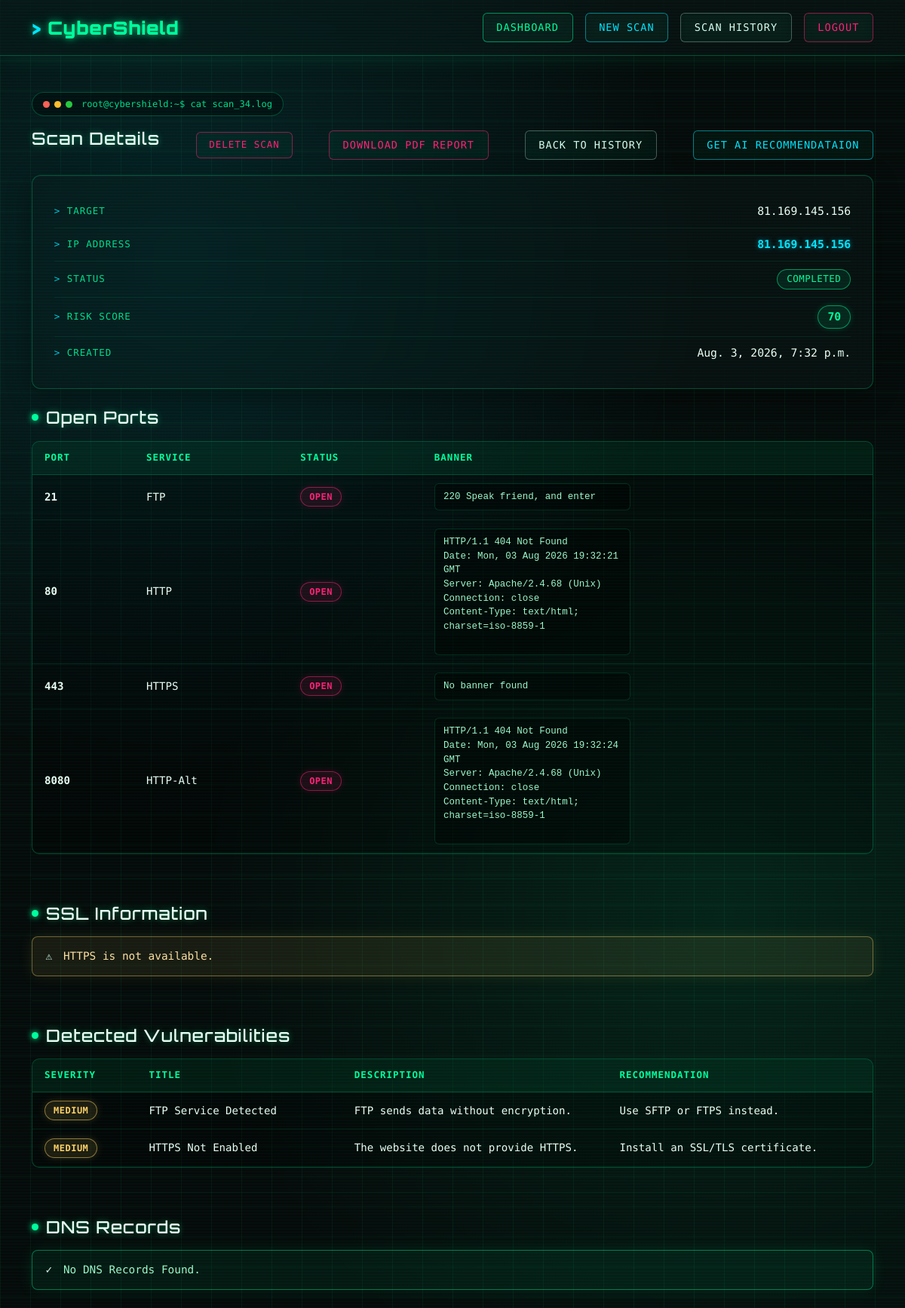
Page /scanner/34/ (signed in) on the committed database.
### scanner/models.py (models this page shows, shortened)
class Scan(models.Model):
    SCAN_TYPES = [
        ("website", "Website"),
        ("ip", "IP Address"),
        ("domain", "Domain"),
    ]
    STATUS = [
        ("pending", "Pending"),
        ("running", "Running"),
        ("completed", "Completed"),
        ("failed", "Failed"),
    ]
    user = models.ForeignKey(
        User,
        on_delete=models.CASCADE
    )
    target = models.CharField(max_length=255)
    ip_address = models.GenericIPAddressField(
    null=True,
    blank=True
    )
    scan_type = models.CharField(
        max_length=20,
        choices=SCAN_TYPES
    )
    status = models.CharField(
        max_length=20,
        choices=STATUS,
        default="pending"
    )
    risk_score = models.IntegerField(default=0)
    ssl_enabled = models.BooleanField(default=False)
    ssl_issuer = models.CharField(
        max_length=255,
        blank=True
    )
    ssl_expiry = models.DateTimeField(
        null=True,
        blank=True
    )
    tls_version = models.CharField(
        max_length=50,
        blank=True
    )
    ai_recommendation = models.TextField(
        blank=True,
        null=True,
    )
    ai_generated_at = models.DateTimeField(
        blank=True,
        null=True,
    )
    created_at = models.DateTimeField(auto_now_add=True)
    completed_at = models.DateTimeField(
        null=True,
        blank=True
    )

class PortResult(models.Model):
    scan = models.ForeignKey(
        Scan,
        on_delete=models.CASCADE,
        related_name="ports"
    )
    port = models.IntegerField()
    service = models.CharField(
        max_length=100
    )
    status = models.CharField(
        max_length=20,
        default="Open"
    )
    banner = models.TextField(
        blank=True,
        null=True
    )
    version = models.CharField(
        max_length=255,
        blank=True
    )

class Vulnerability(models.Model):
    SEVERITY = [
        ("Critical", "Critical"),
        ("High", "High"),
        ("Medium", "Medium"),
        ("Low", "Low"),
        ("Info", "Info"),
    ]
    scan = models.ForeignKey(
        Scan,
        on_delete=models.CASCADE,
        related_name="vulnerabilities"
    )
    title = models.CharField(max_length=200)
    severity = models.CharField(
        max_length=20,
        choices=SEVERITY
    )
    port = models.IntegerField(
        null=True,
        blank=True
    )
    service = models.CharField(
        max_length=100,
        blank=True
    )
    description = models.TextField()
    recommendation = models.TextField()

### scanner/views.py (the view)
# urls.py: path("<int:scan_id>/", scan_detail, name="scan_detail"),
@login_required
def scan_detail(request, scan_id):
    scan = get_object_or_404(
        Scan,
        id=scan_id,
        user=request.user
    )
    ports = scan.ports.all()
    vulnerabilities = scan.vulnerabilities.all()
    dns_records = scan.dns_records.all()
    return render(
        request,
        "scanner/detail.html",
        {
            "scan": scan,
            "ports": ports,
            "vulnerabilities": vulnerabilities,
            "dns_records": dns_records,
        },
    )

### scanner/templates/scanner/detail.html (shortened to what this page needs)
{% extends "base.html" %}
{% block content %}
<div class="terminal-tag mb-3">
    <span class="dot dot-red"></span>
    <span class="dot dot-yellow"></span>
    <span class="dot dot-green"></span>
    <span class="terminal-path">root@cybershield:~$ cat scan_{{ scan.id }}.log</span>
</div>
<div class="page-header">
    <h2 class="section-title">Scan Details</h2>
    <a href="{% url 'delete_scan' scan.id %}" class="btn btn-danger glow-btn delete-scan-btn">
        Delete Scan
    </a>
    <a href="{% url 'download_report' scan.id %}" class="btn btn-danger glow-btn">
        Download PDF Report
    </a>
    <a href="{% url 'scan_history' %}" class="btn btn-secondary glow-btn">
        Back to History
    </a>
    <a href="{% url 'generate_ai_recommendation' scan.id %}" class="btn btn-primary btn-glow" id="aiRecommendBtn">Get AI Recommendataion</a>
</div>
<div class="glass-panel detail-card mb-4">
    <div class="card-body">
        <div class="detail-row">
            <span class="detail-label">Target</span>
            <span class="detail-value">{{ scan.target }}</span>
        </div>
        <div class="detail-row">
            <span class="detail-label">IP Address</span>
            <span class="detail-value ip-value">{{ scan.ip_address|default:"—" }}</span>
        </div>
        <div class="detail-row">
            <span class="detail-label">Status</span>
            <span class="detail-value">
                <span class="status-pill status-{{ scan.status|lower }}">{{ scan.status }}</span>
            </span>
        </div>
        <div class="detail-row">
            <span class="detail-label">Risk Score</span>
            <span class="detail-value">
                <span class="risk-badge">{{ scan.risk_score }}</span>
            </span>
        </div>
        <div class="detail-row">
            <span class="detail-label">Created</span>
            <span class="detail-value">{{ scan.created_at }}</span>
        </div>
    </div>
</div>
<h3 class="section-title"><span class="pulse-dot"></span> Open Ports</h3>
<div class="table-wrap mb-4">
    <div class="table-scroll">
        <table class="table cyber-table mb-0">
            <thead>
                <tr>
                    <th>Port</th>
                    <th>Service</th>
                    <th>Status</th>
                    <th>Banner</th>
                </tr>
            </thead>
            <tbody>
                {% for port in ports %}
                <tr>
                    <td class="port-cell">{{ port.port }}</td>
                    <td>{{ port.service }}</td>
                    <td>
                        <span class="status-badge-danger">{{ port.status }}</span>
                    </td>
                    <td>
                        <pre class="banner-pre">{{ port.banner|default:"No banner found" }}</pre>
                    </td>
                </tr>
                {% empty %}
                <tr>
                    <td colspan="4" class="text-center empty-row">
                        No ports found.
                    </td>
                </tr>
                {% endfor %}
            </tbody>
        </table>
    </div>
</div>
<hr class="cyber-divider">
<h3 class="section-title"><span class="pulse-dot"></span> SSL Information</h3>
{% if scan.ssl_enabled %}
<div class="table-wrap mb-4">
    <div class="table-scroll">
        <table class="table cyber-table cyber-table-kv mb-0">
            <tr>
                <th>HTTPS</th>
                <td><span class="status-badge-success">Enabled</span></td>
            </tr>
            <tr>
                <th>TLS Version</th>
                <td>{{ scan.tls_version|default:"—" }}</td>
            </tr>
            <tr>
                <th>Issuer</th>
                <td>{{ scan.ssl_issuer|default:"—" }}</td>
            </tr>
            <tr>
                <th>Expires</th>
                <td>{{ scan.ssl_expiry|default:"—" }}</td>
            </tr>
        </table>
    </div>
</div>
{% else %}
<div class="cyber-alert cyber-alert-warning mb-4">
    <span class="alert-icon">⚠</span> HTTPS is not available.
</div>
{% endif %}
<hr class="cyber-divider">
<h3 class="section-title"><span class="pulse-dot"></span> Detected Vulnerabilities</h3>
{% if vulnerabilities %}
<div class="table-wrap mb-4">
    <div class="table-scroll">
        <table class="table cyber-table mb-0">
            <thead>
                <tr>
                    <th>Severity</th>
                    <th>Title</th>
                    <th>Description</th>
                    <th>Recommendation</th>
                </tr>
            </thead>
            <tbody>
                {% for v in vulnerabilities %}
                <tr>
                    <td>
                        {% if v.severity == "High" %}
                        <span class="status-badge-danger">{{ v.severity }}</span>
                        {% elif v.severity == "Medium" %}
                        <span class="status-badge-warning">{{ v.severity }}</span>
                        {% else %}
                        <span class="status-badge-success">{{ v.severity }}</span>
                        {% endif %}
                    </td>
                    <td>{{ v.title }}</td>
                    <td class="wrap-cell">{{ v.description }}</td>
                    <td class="wrap-cell">{{ v.recommendation }}</td>
                </tr>
                {% endfor %}
            </tbody>
        </table>
    </div>
</div>
{% else %}
<div class="cyber-alert cyber-alert-success mb-4">
    <span class="alert-icon">✓</span> No vulnerabilities detected.
</div>
{% endif %}
<hr class="cyber-divider">
<h3 class="section-title">
    <span class="pulse-dot"></span>
    DNS Records
</h3>
{% if dns_records %}
<div class="table-wrap mb-4">
    <div class="table-scroll">
        <table class="table cyber-table mb-0">
            <thead>
                <tr>
                    <th>Record Type</th>
                    <th>Value</th>
                </tr>
            </thead>
            <tbody>
            {% for record in dns_records %}
                <tr>
                    <td>{{ record.record_type }}</td>
                    <td class="wrap-cell">{{ record.value }}</td>
                </tr>
            {% endfor %}
            </tbody>
        </table>
    </div>
</div>
{% else %}
<div class="cyber-alert cyber-alert-success mb-4">
    <span class="alert-icon">✓</span>
    No DNS Records Found.
</div>
{% endif %}
{% endblock %}

### templates/base.html (style rules this page uses)
:root { --neon-green: #00ff9d; --neon-cyan: #00e5ff; --neon-pink: #ff2079; --glass-bg: rgba(15, 25, 25, 0.45); --glass-border: rgba(0, 255, 157, 0.25); --bg-dark: #060a0a; --bs-body-color: #d7fff0; --bs-body-color-rgb: 215, 255, 240; --bs-emphasis-color: #eafff5; --bs-secondary-color: rgba(215, 255, 240, 0.65); --bs-tertiary-color: rgba(215, 255, 240, 0.45); --bs-heading-color: #eafff5; --bs-link-color: #00e5ff; --bs-link-color-rgb: 0, 229, 255; --bs-link-hover-color: #00ff9d; --bs-card-color: #d7fff0; --bs-card-cap-color: #eafff5; --bs-card-bg: transparent; --bs-card-border-color: rgba(0, 255, 157, 0.25); --bs-table-color: #d7fff0; --bs-table-bg: transparent; --bs-table-border-color: rgba(0, 255, 157, 0.15); --bs-table-striped-color: #d7fff0; --bs-table-striped-bg: rgba(0, 255, 157, 0.04); --bs-table-hover-color: #eafff5; --bs-table-hover-bg: rgba(0, 255, 157, 0.06); --bs-form-control-color: #eafff5; --bs-form-select-color: #eafff5; --bs-alert-bg: transparent; --bs-alert-border-color: transparent; }
* { box-sizing: border-box; }
html, body { min-height: 100%; }
body { background-color: var(--bg-dark); background-image: linear-gradient(rgba(0, 255, 157, 0.06) 1px, transparent 1px), linear-gradient(90deg, rgba(0, 255, 157, 0.06) 1px, transparent 1px), radial-gradient(circle at 20% 20%, rgba(0, 229, 255, 0.12), transparent 40%), radial-gradient(circle at 80% 70%, rgba(0, 255, 157, 0.10), transparent 45%); background-size: 40px 40px, 40px 40px, cover, cover; color: #d7fff0; font-family: 'Share Tech Mono', monospace; min-height: 100vh; position: relative; overflow-x: hidden; }
body::before { content: ""; position: fixed; inset: 0; pointer-events: none; background: repeating-linear-gradient( 0deg, rgba(0, 255, 157, 0.03) 0px, rgba(0, 255, 157, 0.03) 1px, transparent 2px, transparent 4px ); z-index: 1000; }
h1, h2, h3, h4, h5, h6, .navbar-brand { font-family: 'Orbitron', sans-serif; letter-spacing: 1px; }
:where(p, span, div, td, th, li, label, small, dt, dd, legend) { color: #d7fff0; }
:where(h1, h2, h3, h4, h5, h6, strong, b, .card-title) { color: #eafff5; }
.btn { font-family: 'Share Tech Mono', monospace; border-radius: 6px; border: 1px solid var(--glass-border); background: rgba(0, 255, 157, 0.04); backdrop-filter: blur(8px); -webkit-backdrop-filter: blur(8px); color: #d7fff0; text-transform: uppercase; letter-spacing: 1px; font-size: 0.85rem; padding: 0.5rem 1.1rem; transition: all 0.25s ease; position: relative; overflow: hidden; }
.btn-secondary { border-color: rgba(215, 255, 240, 0.3); color: #d7fff0; }
.btn-danger { border-color: rgba(255, 32, 121, 0.5); color: var(--neon-pink); }
.btn-primary { border-color: rgba(0, 229, 255, 0.5); color: var(--neon-cyan); }
.glass-panel, .card { background: var(--glass-bg); backdrop-filter: blur(16px) saturate(140%); -webkit-backdrop-filter: blur(16px) saturate(140%); border: 1px solid var(--glass-border); border-radius: 12px; box-shadow: 0 8px 32px rgba(0, 0, 0, 0.4), inset 0 1px 0 rgba(255, 255, 255, 0.03); }
.table { background-color: transparent; }
a { color: var(--neon-cyan); }
pre, code { color: #9df7c9; }

### rows in the picture
Scan: id "34", target "81.169.145.156", ip_address "81.169.145.156", status "COMPLETED", risk_score "70", created_at "Aug. 3, 2026, 7:32 p.m."
PortResult: port "21", service "FTP", status "OPEN", banner "220 Speak friend, and enter"
PortResult: port "80", service "HTTP", status "OPEN", banner "HTTP/1.1 404 Not Found Date: Mon, 03 Aug 2026 19:32:21 GMT Server: Apache/2.4.68 (Unix) Connection: close Content-Type: text/html; charset=iso-8859-1"
PortResult: port "443", service "HTTPS", status "OPEN", banner "No banner found"
PortResult: port "8080", service "HTTP-Alt", status "OPEN", banner "HTTP/1.1 404 Not Found Date: Mon, 03 Aug 2026 19:32:24 GMT Server: Apache/2.4.68 (Unix) Connection: close Content-Type: text/html; charset=iso-8859-1"
Vulnerability: severity "MEDIUM", title "FTP Service Detected", description "FTP sends data without encryption.", recommendation "Use SFTP or FTPS instead."
Vulnerability: severity "MEDIUM", title "HTTPS Not Enabled", description "The website does not provide HTTPS.", recommendation "Install an SSL/TLS certificate."
